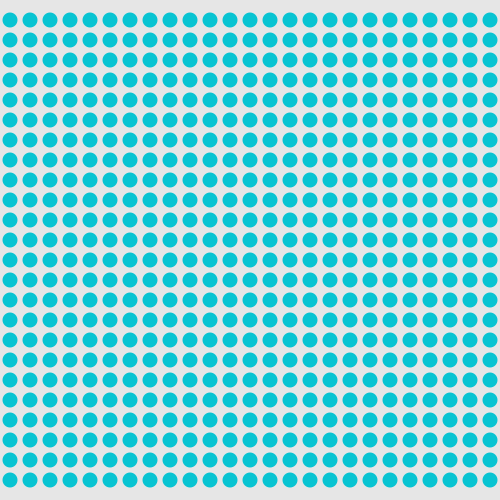
Frame 1 (no input)
Frame 60 (the mouse pressed at the canvas centre just before this capture): identical to frame 1, image omitted
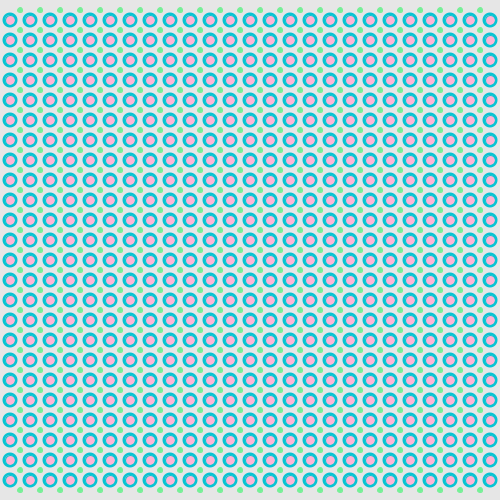
Frame 120 (the mouse held since frame 60 and released just before this capture)

The Processing sketch that drew these frames (run headless with seeded random() and noise(); from frame 60 on, the mouse is pressed at the canvas centre):

// Processing sketch: processing_73651
// ── processing_73651.pde

int counter;

void setup () {
  size(500, 500);
  smooth();
  background(8, 196, 210);
}

void draw() {


  fill(230);
  noStroke();
  rect(0, 0, 500, 500);

    for (int a= 10; a<500; a +=20) {
    for (int b= 20; b<500; b +=20) {

      smooth();
      fill(86, 170, 183);
      noStroke();

      fill(8, 196, 210);
      ellipse(a, b, 15, 15);
      stroke(8, 196, 210);


      if (mousePressed==true) {
        fill(255, 179, 213);
        ellipse(a, b, 10, 10);
        stroke(255, 179, 213);}
        
      if (mousePressed==true) {
        fill(118, 240, 150);
        stroke(118, 240, 150);
        ellipse(b, a, 5, 5);
        
        
      }
    }
  }
}
